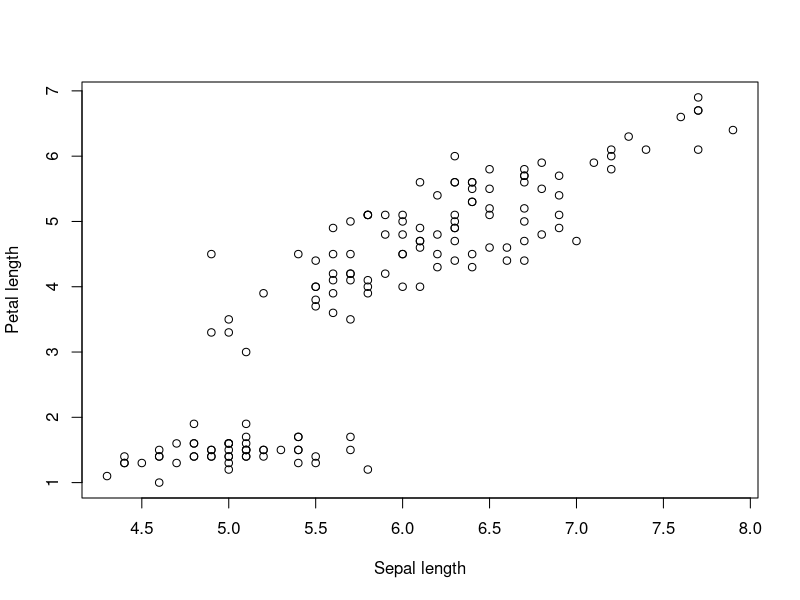

R code for this plot:
## 04_Plotting Exercise answers

# Exercise  -----------------------------------------------------------------
# Pull up the plot help page.
# What arguments would you use to change the x and y axis label?

#Answer: xlab = and y lab =

#Change the axes labels for the first graph we did.

plot(iris$Sepal.Length, iris$Petal.Length,
     xlab = 'Sepal length',
     ylab = 'Petal length')
